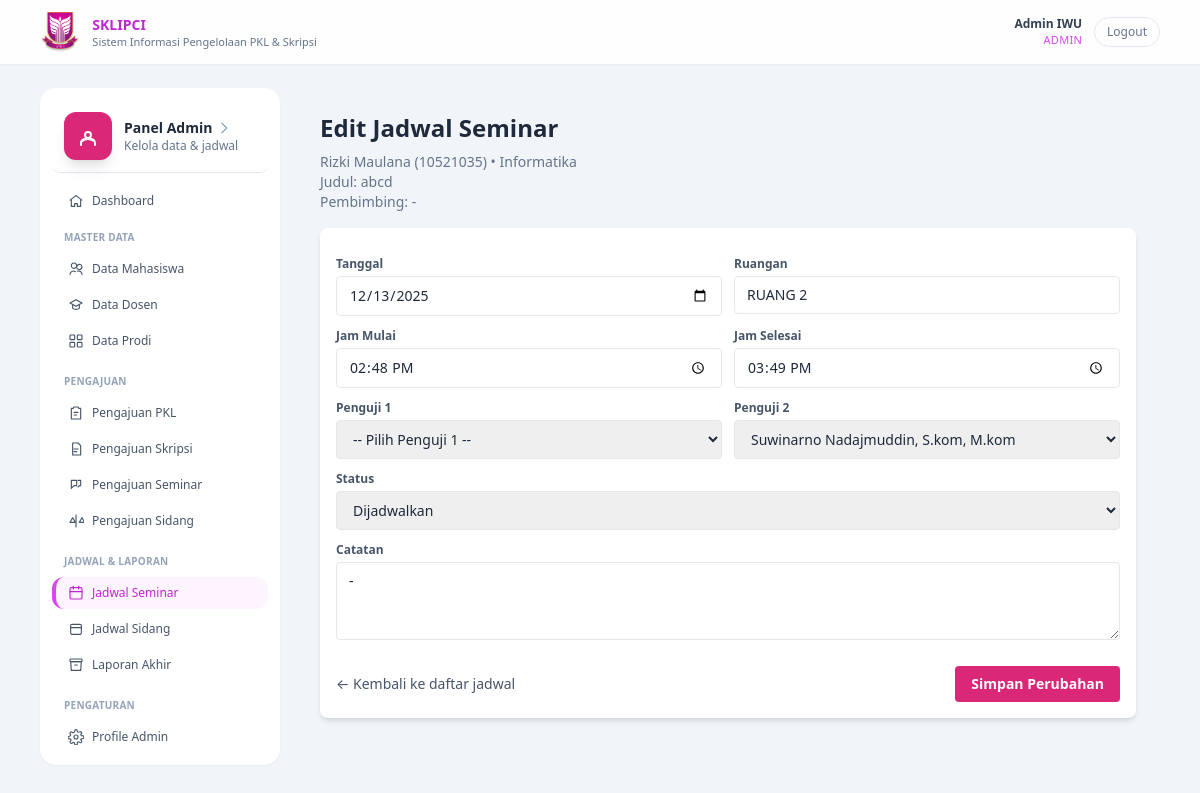
The app's page /?r=admin/jadwalSeminarEditForm&id=4 (signed in) with its own data.
### tables this page shows
CREATE TABLE `jadwal` (
  `id` int(11) NOT NULL,
  `jenis` enum('seminar','sidang') NOT NULL,
  `pengajuan_id` int(11) DEFAULT NULL,
  `mahasiswa_id` int(11) NOT NULL,
  `dosen_pembimbing_id` int(11) DEFAULT NULL,
  `dosen_penguji_id` int(11) DEFAULT NULL,
  `dosen_penguji_2_id` int(11) DEFAULT NULL,
  `tanggal` date NOT NULL,
  `jam_mulai` time NOT NULL,
  `jam_selesai` time DEFAULT NULL,
  `ruangan` varchar(100) NOT NULL,
  `status` enum('dijadwalkan','dikonfirmasi','ditolak') NOT NULL DEFAULT 'dijadwalkan',
  `catatan` text DEFAULT NULL,
  `created_at` timestamp NOT NULL DEFAULT current_timestamp(),
  `updated_at` timestamp NULL DEFAULT NULL
);

CREATE TABLE `mahasiswa` (
  `id` int(11) NOT NULL,
  `user_id` int(11) NOT NULL,
  `nim` varchar(30) NOT NULL,
  `nama` varchar(100) NOT NULL,
  `prodi_id` int(11) NOT NULL,
  `no_hp` varchar(20) DEFAULT NULL,
  `kelas` varchar(50) DEFAULT NULL,
  `angkatan` varchar(10) DEFAULT NULL,
  `semester` int(11) DEFAULT NULL,
  `created_at` timestamp NOT NULL DEFAULT current_timestamp()
);

CREATE TABLE `prodi` (
  `id` int(11) NOT NULL,
  `kode_prodi` varchar(10) NOT NULL,
  `nama_prodi` varchar(100) NOT NULL,
  `kaprodi_id` int(11) DEFAULT NULL,
  `kaprodi` varchar(100) DEFAULT NULL,
  `created_at` timestamp NOT NULL DEFAULT current_timestamp()
);

CREATE TABLE `pengajuan` (
  `id` int(11) NOT NULL,
  `mahasiswa_id` int(11) NOT NULL,
  `jenis` enum('pkl','skripsi','seminar','sidang') NOT NULL,
  `judul` varchar(255) NOT NULL,
  `deskripsi` text DEFAULT NULL,
  `lampiran` varchar(255) DEFAULT NULL,
  `status` enum('diajukan','diterima','ditolak') NOT NULL DEFAULT 'diajukan',
  `catatan_admin` text DEFAULT NULL,
  `pembimbing_id` int(11) DEFAULT NULL,
  `created_at` timestamp NOT NULL DEFAULT current_timestamp(),
  `updated_at` timestamp NULL DEFAULT NULL,
  `tempat_pkl` varchar(255) DEFAULT NULL,
  `lama_pkl` varchar(100) DEFAULT NULL,
  `judul_2` text DEFAULT NULL,
  `judul_3` text DEFAULT NULL,
  `judul_4` text DEFAULT NULL,
  `judul_5` text DEFAULT NULL,
  `file_syarat` varchar(255) DEFAULT NULL,
  `skripsi_id` int(11) DEFAULT NULL
);

CREATE TABLE `dosen` (
  `id` int(11) NOT NULL,
  `user_id` int(11) NOT NULL,
  `nip` varchar(30) NOT NULL,
  `nama` varchar(100) NOT NULL,
  `prodi_id` int(11) NOT NULL,
  `no_hp` varchar(20) DEFAULT NULL,
  `created_at` timestamp NOT NULL DEFAULT current_timestamp()
);

### app/controller/AdminController.php (called while the page is built, shortened)
<?php
class AdminController extends Controller
{
    private function jadwalEditFormInternal(string $jenis): void
    {
        $id = (int)($_GET['id'] ?? 0);
        $conn = db();
        $stmt = $conn->prepare("
            SELECT j.*,
                   p.judul,
                   m.nim,
                   m.nama AS nama_mhs,
                   pr.nama_prodi,
                   dp.nama AS nama_pembimbing
            FROM jadwal j
            JOIN pengajuan p ON j.pengajuan_id = p.id
            JOIN mahasiswa m ON j.mahasiswa_id = m.id
            JOIN prodi pr ON m.prodi_id = pr.id
            LEFT JOIN dosen dp ON j.dosen_pembimbing_id = dp.id
            WHERE j.id = ? AND j.jenis = ?
            LIMIT 1
        ");
        $stmt->bind_param('is', $id, $jenis);
        $stmt->execute();
        $jadwal = $stmt->get_result()->fetch_assoc();
        $resultDosen = $conn->query("
            SELECT d.id, d.nama, pr.nama_prodi
            FROM dosen d
            JOIN prodi pr ON d.prodi_id = pr.id
            ORDER BY pr.nama_prodi ASC, d.nama ASC
        ");
        $dosenList = $resultDosen ? $resultDosen->fetch_all(MYSQLI_ASSOC) : [];
        $this->view('admin/jadwal/edit', compact('title', 'jenis', 'jadwal', 'dosenList'));
    }
    public function jadwalSeminarEditForm(): void
    {
        $this->jadwalEditFormInternal('seminar');
    }
}

### index.php (called while the page is built, shortened)
<?php
$route = $_GET['r'] ?? 'public/home';
$route = trim($route, '/');
list($controllerPart, $method) = array_pad(explode('/', $route), 2, null);
$method         = $method ?: 'home';
$controller = new $controllerClass();
call_user_func([$controller, $method]);

### app/view/admin/jadwal/edit.php (the view, shortened to what this page needs)
<?php include __DIR__ . '/../../partials/header.php'; ?>
<main class="flex-1 pb-16 md:pb-0 bg-slate-100 min-h-screen">
    <div class="max-w-6xl mx-auto px-4 py-6 flex gap-4">
        <?php include __DIR__ . '/../../partials/admin/sidebar.php'; ?>
    <section class="flex-1 p-4 md:p-6 max-w-4xl">
        <h1 class="text-xl md:text-2xl font-semibold mb-2">
            Edit Jadwal <?= htmlspecialchars(ucfirst($jenis)); ?>
        </h1>
        <p class="text-xs md:text-sm text-slate-500 mb-4">
            <?= htmlspecialchars($jadwal['nama_mhs']); ?> (<?= htmlspecialchars($jadwal['nim']); ?>) •
            <?= htmlspecialchars($jadwal['nama_prodi']); ?><br>
            Judul: <?= htmlspecialchars($jadwal['judul']); ?><br>
            Pembimbing: <?= htmlspecialchars($jadwal['nama_pembimbing'] ?? '-'); ?>
        </p>
        <form action="<?= BASE_URL; ?>/?r=admin/jadwal<?= ucfirst($jenis); ?>Update" method="post"
              class="bg-white shadow-md rounded-lg p-4 space-y-3">
            <div class="grid md:grid-cols-2 gap-3">
                <div>
                    <label class="block text-xs font-semibold text-slate-600 mb-1">Tanggal</label>
                    <input type="date" name="tanggal" value="<?= htmlspecialchars($jadwal['tanggal']); ?>"
                           class="w-full border rounded px-3 py-2 text-sm focus:outline-none focus:ring focus:ring-[#DB2777]"
                           required>
                </div>
                <div>
                    <label class="block text-xs font-semibold text-slate-600 mb-1">Ruangan</label>
                    <input type="text" name="ruangan" value="<?= htmlspecialchars($jadwal['ruangan']); ?>"
                           class="w-full border rounded px-3 py-2 text-sm focus:outline-none focus:ring focus:ring-[#DB2777]"
                           required>
                </div>
            </div>
            <div class="grid md:grid-cols-2 gap-3">
                <div>
                    <label class="block text-xs font-semibold text-slate-600 mb-1">Jam Mulai</label>
                    <input type="time" name="jam_mulai" value="<?= htmlspecialchars($jadwal['jam_mulai']); ?>"
                           class="w-full border rounded px-3 py-2 text-sm focus:outline-none focus:ring focus:ring-[#DB2777]"
                           required>
                </div>
                <div>
                    <label class="block text-xs font-semibold text-slate-600 mb-1">Jam Selesai</label>
                    <input type="time" name="jam_selesai" value="<?= htmlspecialchars($jadwal['jam_selesai'] ?? ''); ?>"
                           class="w-full border rounded px-3 py-2 text-sm focus:outline-none focus:ring focus:ring-[#DB2777]">
                </div>
            </div>
            <div class="grid md:grid-cols-2 gap-3">
                <div>
                    <label class="block text-xs font-semibold text-slate-600 mb-1">Penguji 1</label>
                    <select name="dosen_penguji_id"
                            class="w-full border rounded px-3 py-2 text-sm focus:outline-none focus:ring focus:ring-[#DB2777]">
                        <option value="0">-- Pilih Penguji 1 --</option>
                    </select>
                </div>
                <div>
                    <label class="block text-xs font-semibold text-slate-600 mb-1">Penguji 2</label>
                    <select name="dosen_penguji_2_id"
                            class="w-full border rounded px-3 py-2 text-sm focus:outline-none focus:ring focus:ring-[#DB2777]">
                        <?php foreach ($dosenList as $d): ?>
                            <option value="<?= (int)$d['id']; ?>"
                                <?= (int)($jadwal['dosen_penguji_2_id'] ?? 0) === (int)$d['id'] ? 'selected' : ''; ?>>
                                <?= htmlspecialchars($d['nama']); ?>
                            </option>
                        <?php endforeach; ?>
                    </select>
                </div>
            </div>
            <div>
                <label class="block text-xs font-semibold text-slate-600 mb-1">Status</label>
                <select name="status"
                        class="w-full border rounded px-3 py-2 text-sm focus:outline-none focus:ring focus:ring-[#DB2777]">
                    <option value="dijadwalkan" <?= $jadwal['status'] === 'dijadwalkan' ? 'selected' : ''; ?>>
                        Dijadwalkan
                    </option>
                </select>
            </div>
            <div>
                <label class="block text-xs font-semibold text-slate-600 mb-1">Catatan</label>
                <textarea name="catatan" rows="3"
                          class="w-full border rounded px-3 py-2 text-sm focus:outline-none focus:ring focus:ring-[#DB2777]"><?= htmlspecialchars($jadwal['catatan'] ?? ''); ?></textarea>
            </div>
            <div class="flex justify-between items-center pt-2">
                <a href="<?= BASE_URL; ?>/?r=admin/jadwal<?= ucfirst($jenis); ?>Index"
                   class="text-xs md:text-sm text-slate-600 hover:underline">
                    &larr; Kembali ke daftar jadwal
                </a>
                <button type="submit"
                        class="bg-[#DB2777] text-white font-semibold text-xs md:text-sm px-4 py-2 rounded hover:bg-pink-700">
                    Simpan Perubahan
                </button>
            </div>
        </form>
    </section>
</main>
<?php include __DIR__ . '/../../partials/footer.php'; ?>

### public/css/style.css (style rules this page uses)
body { font-family: system-ui, -apple-system, BlinkMacSystemFont, "Segoe UI", sans-serif; }

### records on screen
jadwal: mahasiswa.nama "Rizki Maulana", mahasiswa.nim "10521035", prodi.nama_prodi "Informatika", pengajuan.judul "abcd", tanggal "12/13/2025", ruangan "RUANG 2", jam_mulai "14:48:00", jam_selesai "15:49:00", dosen_penguji_2_id "Suwinarno Nadajmuddin, S.kom, M.kom", status "Dijadwalkan", catatan "-"

### other values on screen
$user['nama'] "Admin IWU"
$user['role'] "ADMIN"
$jenis "Seminar"
$jadwal['nama_pembimbing'] "-"
